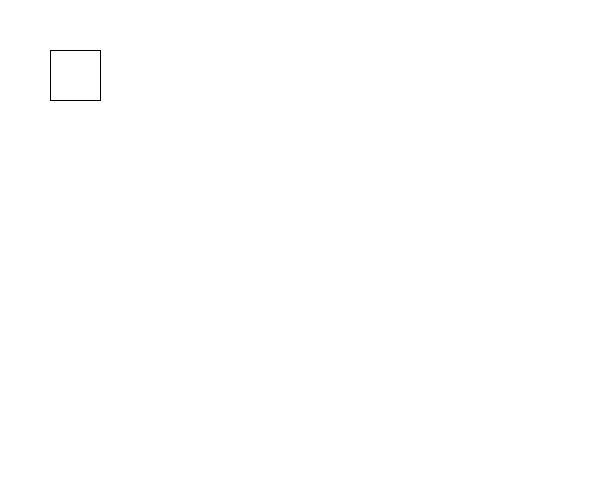
Frame 1 (no input)
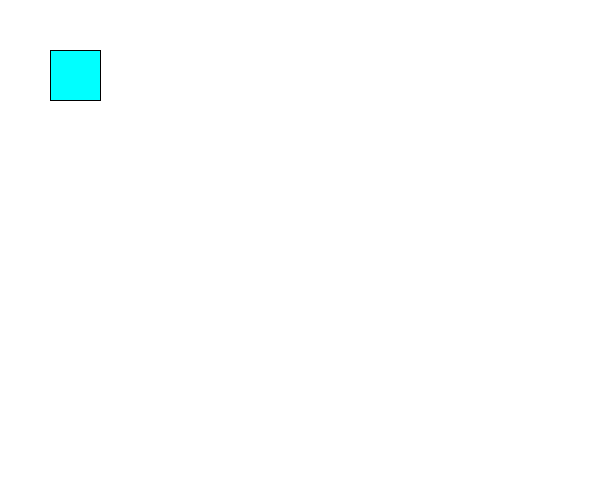
Frame 60 (the mouse pressed at the canvas centre just before this capture)
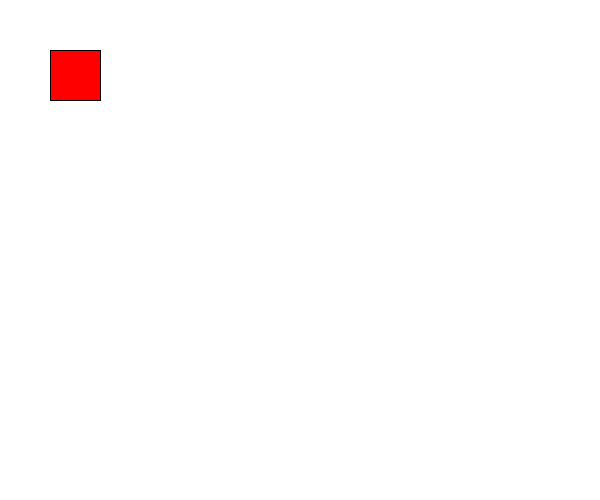
Frame 120 (the mouse held since frame 60 and released just before this capture)

The Processing sketch that drew these frames (run headless with seeded random() and noise(); from frame 60 on, the mouse is pressed at the canvas centre):

// Processing sketch: processing_106346
// ── processing_106346.pde

void setup(){
  size(600,500);  
  background(255);
}
 
 
 
void draw(){
 
    rect(50,50,50,50);
 
    if (mousePressed){
        fill(255,0,0);
    }
    else {
        fill(0,255,255);
    }
 
 
}
